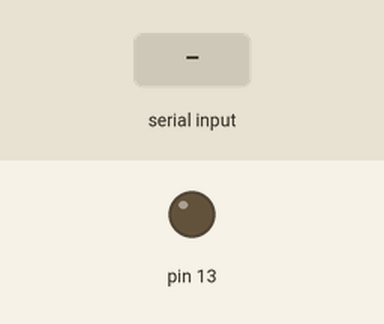
Simulated run of this sketch. Board: Arduino Uno, built with avr-gcc and run on an emulated ATmega328P. On the bench: output pins drawn as LEDs (lit = HIGH). The test bench sets the inputs (shaded band).

Above: at 1.2 s.
1.3 s: "02:1\n" received over Serial
At 1.6 s:
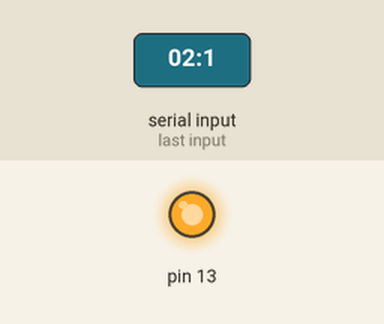
2.8 s: "02:0\n" received over Serial
At 3.9 s:
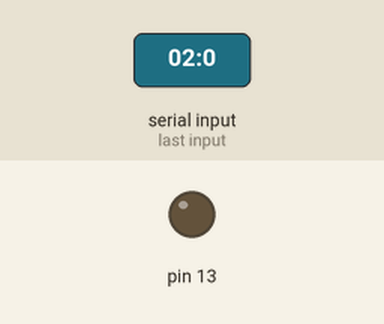
Timing chart, 0 to 5.8 s (numbered marks = the images above; inputs shaded):
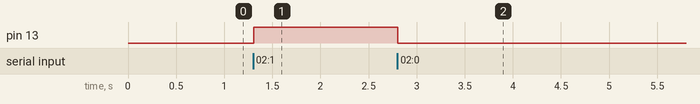

Measured:
- after the input at 1.3 s, pin 13: LOW → HIGH at once
- after the input at 2.8 s, pin 13: HIGH → LOW at once

The sketch:

main.ino
```cpp
/*
  Data: 05/01/2025
  Autor: DALÇÓQUIO AUTOMAÇÃO
  Projeto: Supervisório em Visual Basic para Arduino Uno
  Exemplo: Input - entrada digital
  Descrição: Recebe o valor do supervisório listbox Input,
  para alterar o estado atual de uma entrada digital.

*/

///////////////////////////////////////////////////////////////////
// FUNÇÃO DE SETUP
void setup() {
  Serial.begin(9600);

  pinMode(2, INPUT);
  pinMode(13, OUTPUT);

}// end setup

///////////////////////////////////////////////////////////////////
// FUNÇÃO DE LOOP
void loop() {
    if(Serial.available()){
      String receivedData = Serial.readStringUntil('\n');
      receivedData.trim();
      if (receivedData == "02:0") {
        digitalWrite(13,LOW);
      }
      if (receivedData == "02:1") {
        digitalWrite(13, HIGH);
      }
    }

} // end loop
```
